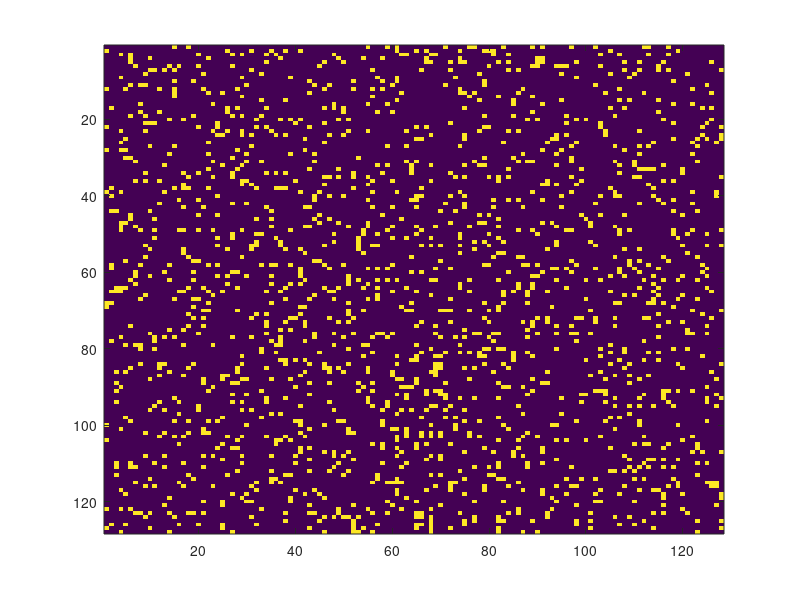

This figure's MATLAB source: (Note: this script raises an error after producing the figure.)
clc
clear all
clf

   
%% %%%%%% Parameters %%%%%%%
nbrTimeSteps = 10000;
p = 0.1; % tree prob
f = 0.5; % fire prob
N = 128;
initialTreeDensity = 0.1;
totNbrOfTrees = N^2;

%% %%%%%% Full simulation %%%%%%%%
% initalize forrest
forrestMatrix = rand(N) < initialTreeDensity ;
originalMatrix = forrestMatrix;
h1 = imagesc(originalMatrix);
h2 = imagesc(originalMatrix);
fireMetrics = [];
for k=1:nbrTimeSteps
    % grow trees
    forrestMatrix = ((rand(N,N) < p) + forrestMatrix) > 0;
    % potentially start a fire
    beforeFire  = forrestMatrix;
    if rand() < f
        i = randi(N);
        j = randi(N);
        forrestMatrix = Burn(forrestMatrix, i,j);
    end
    fireMatrix = beforeFire - forrestMatrix;

    nbrTreesBurnt = sum(sum(fireMatrix));
    if nbrTreesBurnt > 0
       relFireSize = nbrTreesBurnt/totNbrOfTrees;
       nbrTreesBeforeFire = sum(sum(beforeFire));
       densityBeforeFire = nbrTreesBeforeFire/totNbrOfTrees;
       fireMetrics = [fireMetrics;[densityBeforeFire, relFireSize]];       
    end
    % plottting
    delete(h1)
    delete(h2)
    hold on
    [greenX, greenY] = find(forrestMatrix == 1);
    h1 = scatter(greenX,greenY, 'g.');
    [orangeX, orangeY] = find(fireMatrix == 1);
    h2 = scatter(orangeX,orangeY, 'r.');
    if sum(sum(fireMatrix)) > 0
        pause(0.01)
    end
    pause(0.3)
end


%% %%%%%%%% Single fire simulations %%%%%%%%%
nbrDensities = length(fireMetrics(:,1));
nbrDataPoints = 1;

fireSizes = [];
for k=1:nbrDensities
    density = fireMetrics(k,1);
    for l=1:nbrDataPoints
        beforeFire = rand(N) < density;
        [i,j] = RandomlyChooseTree(beforeFire);
        afterFire = Burn(beforeFire, i,j);
        nbrTreesBurnt = sum(sum(abs(beforeFire-afterFire)));
        relFireSize = nbrTreesBurnt/totNbrOfTrees;
        fireSizes = [fireSizes relFireSize];
    end
end

%% graphs for exercise 2

% % % plot full sim
[freq,x] = ecdf(fireMetrics(:,2));
loglog(x,1-freq,'b')
hold on
% % % plot single step sim
[freq,x] = ecdf(fireSizes);
loglog(x,1-freq, 'r')

xlabel('Rel. fire size')
ylabel('Rank Frequency')
title(['Rank Frequency Plot for f=', num2str(f), ', p=', num2str(p)])
legend('Long term dynamics', 'Uniformly distributed forrests')
